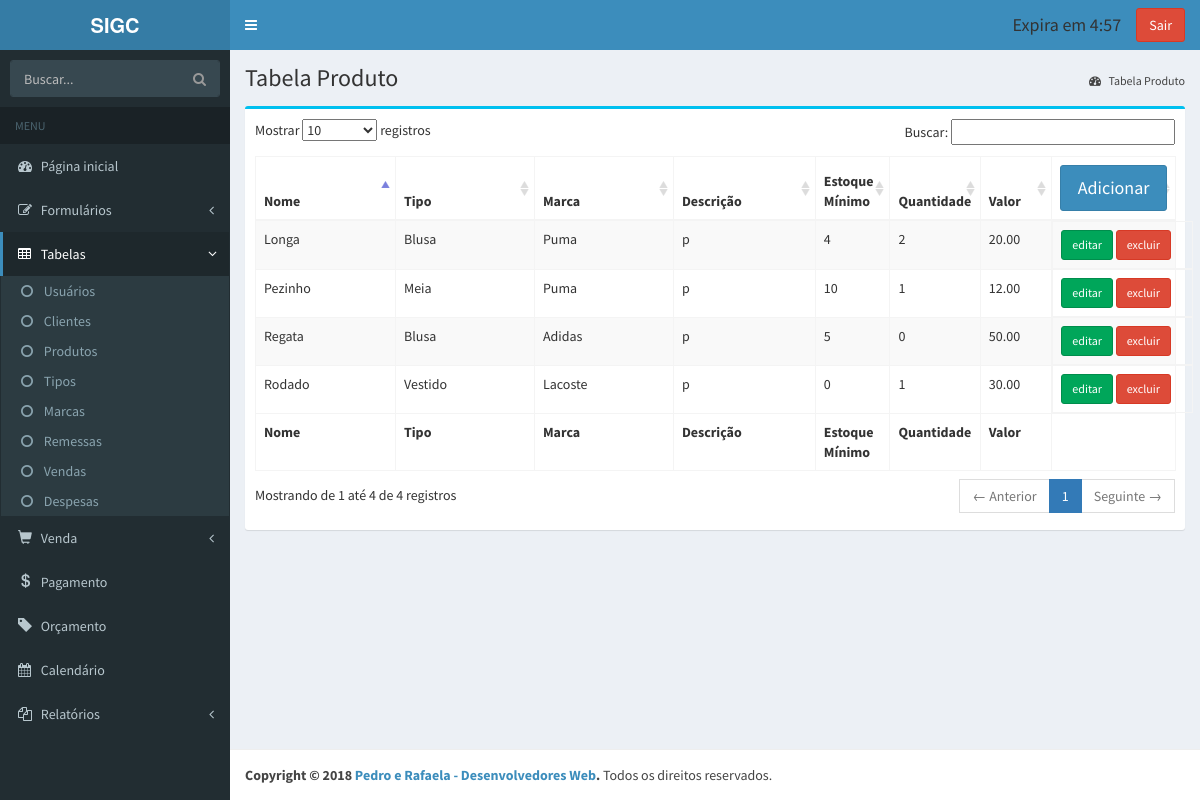
/gerenciar/produto/TabelaProduto.php (signed in), run on the app's committed database.
### tables this page shows
CREATE TABLE `tbproduto` (
  `idProduto` int(11) NOT NULL AUTO_INCREMENT,
  `nome` varchar(100) NOT NULL,
  `idTipo` int(11) NOT NULL,
  `idMarca` int(11) NOT NULL,
  `estoqueMin` int(11) NOT NULL,
  `descricao` varchar(300) DEFAULT NULL,
  `valor` decimal(9,2) NOT NULL,
  `quantidade` int(11) NOT NULL,
  PRIMARY KEY (`idProduto`),
  KEY `idTipo` (`idTipo`),
  KEY `idMarca` (`idMarca`),
  CONSTRAINT `tbproduto_ibfk_1` FOREIGN KEY (`idTipo`) REFERENCES `tbtipo` (`idTipo`),
  CONSTRAINT `tbproduto_ibfk_2` FOREIGN KEY (`idMarca`) REFERENCES `tbmarca` (`idMarca`)
);

CREATE TABLE `tbtipo` (
  `idTipo` int(11) NOT NULL AUTO_INCREMENT,
  `nome` varchar(100) NOT NULL,
  PRIMARY KEY (`idTipo`)
);

CREATE TABLE `tbmarca` (
  `idMarca` int(11) NOT NULL AUTO_INCREMENT,
  `nome` varchar(100) NOT NULL,
  PRIMARY KEY (`idMarca`)
);

### gerenciar/produto/TabelaProduto.php (the view, shortened to what the rows shown need)
<?php
	require_once '../../class/ProdutoDAO.php';
    require_once '../../class/TipoDAO.php';
    require_once '../../class/MarcaDAO.php';
?>
    <!DOCTYPE html>
    <html>
    <head>
        <link href="../../arquivos/css/bootstrap.min.css" rel="stylesheet" type="text/css" />
        <link href="https://maxcdn.bootstrapcdn.com/font-awesome/4.3.0/css/font-awesome.min.css" rel="stylesheet" type="text/css" />
        <link href="http://code.ionicframework.com/ionicons/2.0.0/css/ionicons.min.css" rel="stylesheet" type="text/css" />
        <link href="../../arquivos/css/AdminLTE.min.css" rel="stylesheet" type="text/css" />
        <link href="../../arquivos/css/skins/_all-skins.min.css" rel="stylesheet" type="text/css" />
        <link href="../../arquivos/plugins/datatables/dataTables.bootstrap.css" rel="stylesheet" type="text/css" />
        <link href="../../arquivos/plugins/iCheck/flat/blue.css" rel="stylesheet" type="text/css" />
        <link href="../../arquivos/plugins/morris/morris.css" rel="stylesheet" type="text/css" />
        <link href="../../arquivos/plugins/jvectormap/jquery-jvectormap-1.2.2.css" rel="stylesheet" type="text/css" />
        <link href="../../arquivos/plugins/datepicker/datepicker3.css" rel="stylesheet" type="text/css" />
        <link href="../../arquivos/plugins/daterangepicker/daterangepicker-bs3.css" rel="stylesheet" type="text/css" />
        <link href="../../arquivos/plugins/bootstrap-wysihtml5/bootstrap3-wysihtml5.min.css" rel="stylesheet" type="text/css" />
    </head>
    <body class="skin-blue" onload="exibirRelogio()">
        <div class="wrapper">
            <div class="content-wrapper">
                <section class="content-header">
                    <h1>
                        Tabela Produto
                    </h1>
                </section>
                <section class="content">
                    <div class="row">
                        <div class="col-xs-12">
                            <div class="box box-info">
                                <div class="box-body">
                                    <table id="example1" class="table table-bordered table-striped">
                                        <thead>
                                            <tr>
                                                <th class="col-md-2">Nome</th>
                                                <th class="col-md-2">Tipo</th>
                                                <th class="col-md-2">Marca</th>
                                                <th class="col-md-2">Descrição</th>
                                                <th class="col-md-1">Estoque Mínimo</th>
                                                <th class="col-md-1">Quantidade</th>
                                                <th class="col-md-1">Valor</th>
                                                <th class="col-md-1"><button type="button" class="btn btn-primary btn-lg btn-block" onclick="window.location.href='FormularioProduto.php';">Adicionar</button></th>
                                            </tr>
                                        </thead>
                                        <tbody>
                                            <?php
                                                $produtoDAO = new ProdutoDAO();
                                                $tipoDAO = new TipoDAO();
                                                $marcaDAO = new MarcaDAO();
                                                $lista = $produtoDAO->listar();
                                                foreach($lista as $produto){
                                                    $idTipo = $produto->getIdTipo();
                                                    $tipo = $tipoDAO->buscarPorId($idTipo);
                                                    $idMarca = $produto->getIdMarca();
                                                    $marca = $marcaDAO->buscarPorId($idMarca);
                                                    echo"<tr>";
                                                    echo"<td>{$produto->getNome()}</td>";
                                                    echo"<td>{$tipo->getNome()}</td>";
                                                    echo"<td>{$marca->getNome()}</td>";
                                                    echo"<td>{$produto->getDescricao()}</td>";
                                                    echo"<td>{$produto->getEstoqueMin()}</td>";
                                                    echo"<td>{$produto->getQuantidade()}</td>";
                                                    echo"<td>{$produto->getValor()}</td>";
                                                    echo"<td class='btn-block'>
                                                        <a type='button' class='btn btn-success btn-sm' href='FormularioProduto.php?idProduto={$produto->getIdProduto()}'>editar</a>
                                                        <a type='button' class='btn btn-danger btn-sm' data-toggle='confirmation' data-placement='left' data-title='Deseja realmente excluir?' href='ProdutoControlador.php?operacao=excluir&idProduto={$produto->getIdProduto()}'>excluir</a>
                                                        </td>";
                                                    echo"</tr>";
                                                }
					                       ?>
                                        </tbody>
                                        <tfoot>
                                            <tr>
                                                <th>Nome</th>
                                                <th>Tipo</th>
                                                <th>Marca</th>
                                                <th>Descrição</th>
                                                <th>Estoque Mínimo</th>
                                                <th>Quantidade</th>
                                                <th>Valor</th>
                                                <th></th>
                                            </tr>
                                        </tfoot>
                                    </table>
                                </div>
                            </div>
                        </div>
                    </div>
                </section>
            </div>
        </div>
    </body>
    </html>

### data on the page
tbproduto: nome "Regata", idTipo.nome "Blusa", idMarca.nome "Adidas", descricao "p", estoqueMin "5", quantidade "0", valor "50.00"
tbproduto: nome "Longa", idTipo.nome "Blusa", idMarca.nome "Puma", descricao "p", estoqueMin "4", quantidade "2", valor "20.00"
tbproduto: nome "Rodado", idTipo.nome "Vestido", idMarca.nome "Lacoste", descricao "p", estoqueMin "0", quantidade "1", valor "30.00"
tbproduto: nome "Pezinho", idTipo.nome "Meia", idMarca.nome "Puma", descricao "p", estoqueMin "10", quantidade "1", valor "12.00"
